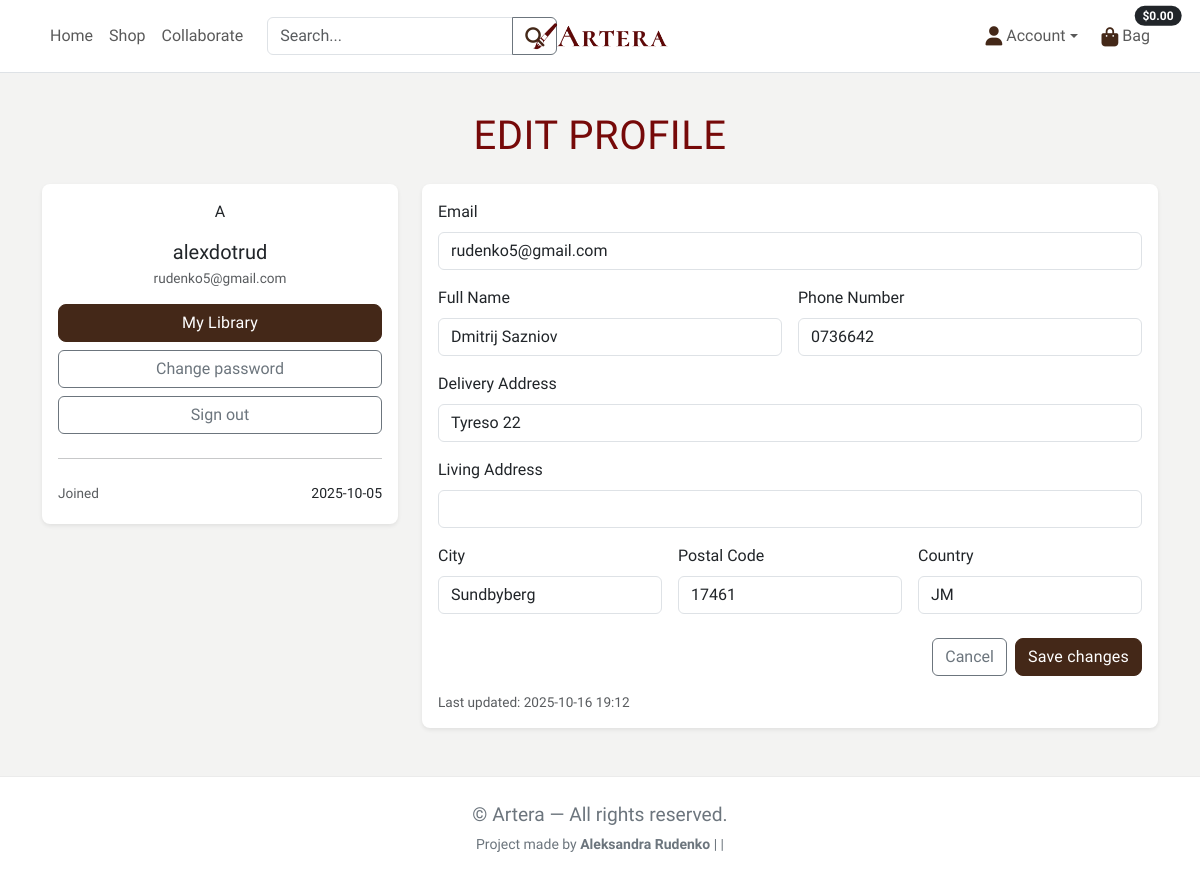
Page /profiles/ (signed in) on the committed database.
### profiles/models.py (models this page shows, shortened)
class Profile(models.Model):
    user = models.OneToOneField(settings.AUTH_USER_MODEL, on_delete=models.CASCADE)
    full_name = models.CharField(max_length=100, blank=True)
    phone_number = models.CharField(max_length=20, blank=True)
    address_line_delivery = models.CharField(max_length=255, blank=True)
    address_line_living = models.CharField(max_length=255, blank=True)
    city = models.CharField(max_length=100, blank=True)
    postal_code = models.CharField(max_length=20, blank=True)
    country = models.CharField(max_length=100, blank=True)
    created_at = models.DateTimeField(auto_now_add=True)
    updated_at = models.DateTimeField(auto_now=True)

### profiles/views.py (the view)
# urls.py: path('', views.profile, name='profile'),
@login_required
def profile(request):
    profile, _ = Profile.objects.get_or_create(user=request.user)
    if request.method == 'POST':
        form = ProfileForm(request.POST, instance=profile)
        new_email = (request.POST.get('email') or '').strip()
        if form.is_valid():
            with transaction.atomic():
                form.save()
                if new_email and new_email.lower() != (request.user.email or '').lower():
                    ea = EmailAddress.objects.filter(
                        user=request.user, email__iexact=new_email
                    ).first()
                    if not ea:
                        ea = EmailAddress(user=request.user, email=new_email, primary=False, verified=False)
                        ea.save()
                    ea.send_confirmation(request)
                    messages.info(request, "We sent a verification link to your new email. "
                                            "It will replace your current email after you confirm.")
                else:
                    messages.success(request, "Profile updated.")
            return redirect('profile')
        else:
            messages.error(request, "Please fix the errors below.")
    else:
        form = ProfileForm(instance=profile)
    return render(request, 'profiles/profile.html', {
        'form': form,
        'user_obj': request.user,
    })

### profiles/forms.py
class ProfileForm(forms.ModelForm):
    class Meta:
        model = Profile
        fields = [
            'full_name', 'phone_number', 'address_line_delivery',
            'address_line_living', 'city', 'postal_code', 'country'
        ]
        widgets = {
            'full_name': forms.TextInput(attrs={'class': 'form-control'}),
            'phone_number': forms.TextInput(attrs={'class': 'form-control'}),
            'address_line_delivery': forms.TextInput(attrs={'class': 'form-control'}),
            'address_line_living': forms.TextInput(attrs={'class': 'form-control'}),
            'city': forms.TextInput(attrs={'class': 'form-control'}),
            'postal_code': forms.TextInput(attrs={'class': 'form-control'}),
            'country': forms.TextInput(attrs={'class': 'form-control'}),
        }
        labels = {
            'full_name': 'Full Name',
            'phone_number': 'Phone Number',
            'address_line_delivery': 'Delivery Address',
            'address_line_living': 'Living Address',
            'city': 'City',
            'postal_code': 'Postal Code',
            'country': 'Country',
        }

### bag/contexts.py (called while the page is built, shortened)
def bag_contents(request):
    bag_items = []
    total = 0
    product_count = 0
    bag = request.session.get('bag', {})
    if total < getattr(settings, 'FREE_DELIVERY_THRESHOLD', 0):
        delivery = total * Decimal(getattr(settings, 'STANDARD_DELIVERY_PERCENTAGE', 0) / 100)
        free_delivery_delta = getattr(settings, 'FREE_DELIVERY_THRESHOLD', 0) - total
    else:
        delivery = 0
        free_delivery_delta = 0
    grand_total = delivery + total
    context = {
        'bag_items': bag_items,
        'total': total,
        'product_count': product_count,
        'delivery': delivery,
        'free_delivery_delta': free_delivery_delta,
        'free_delivery_threshold': getattr(settings, 'FREE_DELIVERY_THRESHOLD', 0),
        'grand_total': grand_total,
    }
    return context

### profiles/templates/profiles/profile.html (shortened to what this page needs)
{% extends "base.html" %}
{% load static %}
{% block content %}
<div class="container py-5 profile">
    <h1 class="mb-4 text-center">Edit Profile</h1>
    <div class="row g-4">
        <div class="col-12 col-lg-4">
            <div class="card border-0 shadow-sm rounded-3">
                <div class="card-body text-center">
                    <div class="avatar mb-3 mx-auto">
                        <span>{{ user_obj.username|first|upper }}</span>
                    </div>
                    <h5 class="mb-1">{{ user_obj.username }}</h5>
                    <div class="text-muted small mb-3">{{ user_obj.email }}</div>
                    <div class="d-grid gap-2">
                        <a href="{% url 'library' %}" class="btn btn-dark">My Library</a>
                        <a href="{% url 'account_change_password' %}" class="btn btn-outline-secondary">Change
                            password</a>
                        <a href="{% url 'account_logout' %}" class="btn btn-outline-secondary">Sign out</a>
                    </div>
                    <hr class="my-4">
                    <div class="text-start small">
                        <div class="d-flex justify-content-between mb-1">
                            <span class="text-muted">Joined</span>
                            <span>{{ user_obj.date_joined|date:"Y-m-d" }}</span>
                        </div>
                    </div>
                </div>
            </div>
        </div>
        <div class="col-12 col-lg-8">
            <div class="card border-0 shadow-sm rounded-3">
                <div class="card-body">
                    <form method="post" novalidate>
                        <div class="mb-3">
                            <label class="form-label">Email</label>
                            <input type="email" name="email" value="{{ user_obj.email }}" class="form-control">
                        </div>
                        <div class="row g-3">
                            <div class="col-md-6">
                                <label class="form-label">{{ form.full_name.label }}</label>
                                {{ form.full_name }}
                            </div>
                            <div class="col-md-6">
                                <label class="form-label">{{ form.phone_number.label }}</label>
                                {{ form.phone_number }}
                            </div>
                            <div class="col-12">
                                <label class="form-label">{{ form.address_line_delivery.label }}</label>
                                {{ form.address_line_delivery }}
                            </div>
                            <div class="col-12">
                                <label class="form-label">{{ form.address_line_living.label }}</label>
                                {{ form.address_line_living }}
                            </div>
                            <div class="col-md-4">
                                <label class="form-label">{{ form.city.label }}</label>
                                {{ form.city }}
                            </div>
                            <div class="col-md-4">
                                <label class="form-label">{{ form.postal_code.label }}</label>
                                {{ form.postal_code }}
                            </div>
                            <div class="col-md-4">
                                <label class="form-label">{{ form.country.label }}</label>
                                {{ form.country }}
                            </div>
                        </div>
                        <div class="d-flex gap-2 justify-content-end mt-4">
                            <a href="{% url 'all_artworks' %}" class="btn btn-outline-secondary">Cancel</a>
                            <button type="submit" class="btn btn-dark">Save changes</button>
                        </div>
                    </form>
                    <div class="small text-muted mt-3">
                        Last updated:
                        {% if form.instance.updated_at %}{{ form.instance.updated_at|date:"Y-m-d H:i" }}{% else %}—{% endif %}
                    </div>
                </div>
            </div>
        </div>
    </div>
</div>
{% endblock %}

### static/css/base.css (style rules this page uses)
:root { --primary-font: "Cardo", serif; --primary-color: #442818; --secondary-color: #760909; --accent-1: #C2D2C2; --accent-1-dark: #2D4739; --bg-color: #F3F3F2; --surface: #FFFFFF; --ink: #1f1f1f; --muted: #6c757d; --border: rgba(0, 0, 0, .08); --shadow-sm: 0 6px 18px rgba(0, 0, 0, .08); --shadow-md: 0 10px 24px rgba(0, 0, 0, .1); --radius: 12px; }
body { font-family: var(--primary-font); background: var(--bg-color); color: var(--ink); display: flex; flex-direction: column; min-height: 100vh; }
h1, h2 { font-family: var(--primary-font); color: var(--secondary-color); letter-spacing: 0.5px; text-transform: uppercase; }
.card p, .card .text-muted { font-size: 0.85rem; }
.btn-dark { background: var(--primary-color); border-color: var(--primary-color); color: #fff; border-radius: 8px; letter-spacing: 0.2px; }
a { color: var(--primary-color); text-decoration: none; }

### rows in the picture
Profile: full_name "Dmitrij Sazniov", phone_number "0736642", address_line_delivery "Tyreso 22", city "Sundbyberg", postal_code "17461", country "JM", instance.updated_at "2025-10-16 19:12"

### other values in the picture
{{ user_obj.username|first|upper }} "A"
{{ user_obj.username }} "alexdotrud"
{{ user_obj.email }} "rudenko5@gmail.com"
{{ user_obj.date_joined|date:"Y-m-d" }} "2025-10-05"
